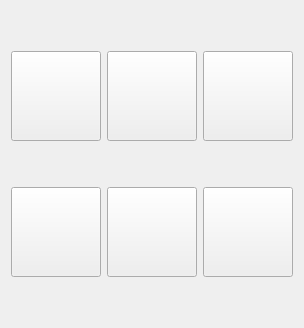
         <widget class="QWidget" name="mainmode">
          <layout class="QVBoxLayout" name="verticalLayout_4">
           <item>
            <layout class="QGridLayout" name="gridLayout_2">
             <item row="0" column="0">
              <spacer name="verticalSpacer_7">
               <property name="orientation">
                <enum>Qt::Orientation::Vertical</enum>
               </property>
               <property name="sizeHint" stdset="0">
                <size>
                 <width>20</width>
                 <height>40</height>
                </size>
               </property>
              </spacer>
             </item>
             <item row="3" column="2">
              <widget class="QPushButton" name="IDC_BTNMODE6">
               <property name="minimumSize">
                <size>
                 <width>90</width>
                 <height>90</height>
                </size>
               </property>
               <property name="maximumSize">
                <size>
                 <width>90</width>
                 <height>90</height>
                </size>
               </property>
               <property name="text">
                <string/>
               </property>
               <property name="icon">
                <iconset resource="resource.qrc">
                 <normaloff>:/mode-lieu/img/mode6.png</normaloff>:/mode-lieu/img/mode6.png</iconset>
               </property>
               <property name="iconSize">
                <size>
                 <width>85</width>
                 <height>85</height>
                </size>
               </property>
              </widget>
             </item>
             <item row="1" column="2">
              <widget class="QPushButton" name="IDC_BTNMODE3">
               <property name="minimumSize">
                <size>
                 <width>90</width>
                 <height>90</height>
                </size>
               </property>
               <property name="maximumSize">
                <size>
                 <width>90</width>
                 <height>90</height>
                </size>
               </property>
               <property name="text">
                <string/>
               </property>
               <property name="icon">
                <iconset resource="resource.qrc">
                 <normaloff>:/mode-lieu/img/mode3.png</normaloff>:/mode-lieu/img/mode3.png</iconset>
               </property>
               <property name="iconSize">
                <size>
                 <width>85</width>
                 <height>85</height>
                </size>
               </property>
              </widget>
             </item>
             <item row="2" column="0">
              <spacer name="verticalSpacer_4">
               <property name="orientation">
                <enum>Qt::Orientation::Vertical</enum>
               </property>
               <property name="sizeHint" stdset="0">
                <size>
                 <width>20</width>
                 <height>40</height>
                </size>
               </property>
              </spacer>
             </item>
             <item row="1" column="1">
              <widget class="QPushButton" name="IDC_BTNMODE2">
               <property name="minimumSize">
                <size>
                 <width>90</width>
                 <height>90</height>
                </size>
               </property>
               <property name="maximumSize">
                <size>
                 <width>90</width>
                 <height>90</height>
                </size>
               </property>
               <property name="text">
                <string/>
               </property>
               <property name="icon">
                <iconset resource="resource.qrc">
                 <normaloff>:/mode-lieu/img/mode2.png</normaloff>:/mode-lieu/img/mode2.png</iconset>
               </property>
               <property name="iconSize">
                <size>
                 <width>85</width>
                 <height>85</height>
                </size>
               </property>
              </widget>
             </item>
             <item row="3" column="1">
              <widget class="QPushButton" name="IDC_BTNMODE5">
               <property name="minimumSize">
                <size>
                 <width>90</width>
                 <height>90</height>
                </size>
               </property>
               <property name="maximumSize">
                <size>
                 <width>90</width>
                 <height>90</height>
                </size>
               </property>
               <property name="text">
                <string/>
               </property>
               <property name="icon">
                <iconset resource="resource.qrc">
                 <normaloff>:/mode-lieu/img/mode5.png</normaloff>:/mode-lieu/img/mode5.png</iconset>
               </property>
               <property name="iconSize">
                <size>
                 <width>85</width>
                 <height>85</height>
                </size>
               </property>
              </widget>
             </item>
             <item row="3" column="0">
              <widget class="QPushButton" name="IDC_BTNMODE4">
               <property name="minimumSize">
                <size>
                 <width>90</width>
                 <height>90</height>
                </size>
               </property>
               <property name="maximumSize">
                <size>
                 <width>90</width>
                 <height>90</height>
                </size>
               </property>
               <property name="text">
                <string/>
               </property>
               <property name="icon">
                <iconset resource="resource.qrc">
                 <normaloff>:/mode-lieu/img/mode4.png</normaloff>:/mode-lieu/img/mode4.png</iconset>
               </property>
               <property name="iconSize">
                <size>
                 <width>85</width>
                 <height>85</height>
                </size>
               </property>
              </widget>
             </item>
             <item row="1" column="0">
              <widget class="QPushButton" name="IDC_BTNMODE1">
               <property name="minimumSize">
                <size>
                 <width>90</width>
                 <height>90</height>
                </size>
               </property>
               <property name="maximumSize">
                <size>
                 <width>90</width>
                 <height>90</height>
                </size>
               </property>
               <property name="text">
                <string/>
               </property>
               <property name="icon">
                <iconset resource="resource.qrc">
                 <normaloff>:/mode-lieu/img/mode1.png</normaloff>:/mode-lieu/img/mode1.png</iconset>
               </property>
               <property name="iconSize">
                <size>
                 <width>85</width>
                 <height>85</height>
                </size>
               </property>
              </widget>
             </item>
             <item row="4" column="0">
              <spacer name="verticalSpacer_9">
               <property name="orientation">
                <enum>Qt::Orientation::Vertical</enum>
               </property>
               <property name="sizeHint" stdset="0">
                <size>
                 <width>20</width>
                 <height>40</height>
                </size>
               </property>
              </spacer>
             </item>
            </layout>
           </item>
          </layout>
         </widget>
